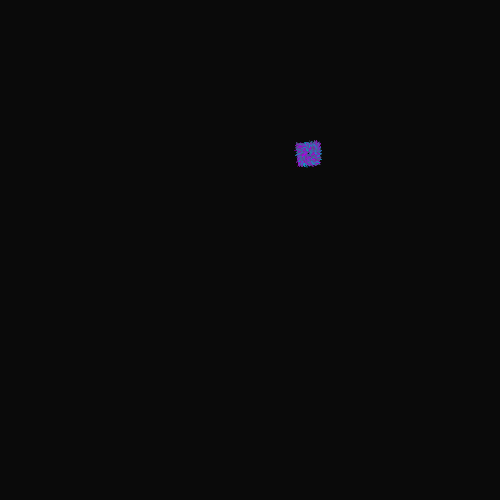
Frame 1 (no input)
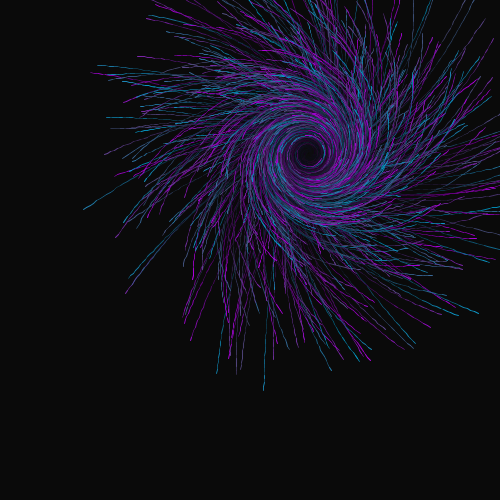
Frame 60 (the mouse pressed at the canvas centre just before this capture)
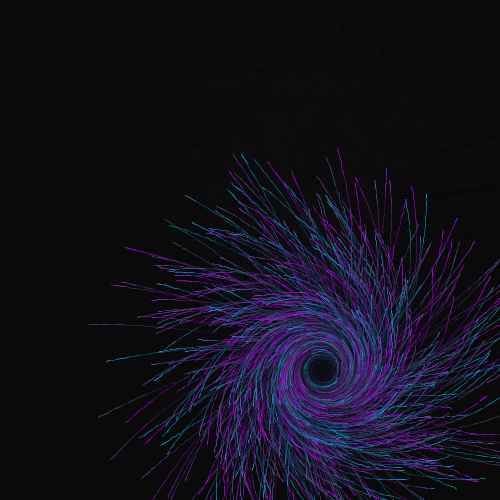
Frame 120 (the mouse held since frame 60 and released just before this capture)

The Processing sketch that drew these frames (run headless with seeded random() and noise(); from frame 60 on, the mouse is pressed at the canvas centre):

// Processing sketch: Spirals
// ── Spirals.pde
PVector zeroPos = new PVector(0, 0);
PVector right = new PVector(1, 0);
PVector left = new PVector(-1, 0);
PVector up = new PVector(0, -1);
PVector down = new PVector(0, 1);

int spiralCount = 1000;
SpiralTrajObject[] spirals;
PVector SpiralCenter = new PVector();

boolean run = true;

void setup()
{
  size(500, 500);

  background(10);

  SetupSpirals();
}

void SetupSpirals()
{
  spirals = new SpiralTrajObject[spiralCount];
  SpiralCenter = GetRandomVector(-width*0.4f, width*0.4f, -height*0.4f, height*0.4f);

  for (int i = 0; i < spirals.length; i++)
  {
    spirals[i] = RandomizeNewSpiral();
  }
}

void mousePressed()
{
  SetupSpirals();
  // run = !run;
}


void draw()
{
  if (!run)
  {
    return;
  }

  stroke(200, 255);
  for (int i = 0; i < spirals.length; i++)
  {
    spirals[i].UpdatePositionAndDraw();
  }

  noStroke();

  fill(10, 10);
  rect(0, 0, width, height);
}

PVector GetRandomVector(float xMin, float xMax, float yMin, float yMax)
{
  return new PVector(random(xMin, xMax), random(yMin, yMax));
}

SpiralTrajObject RandomizeNewSpiral()
{
  PVector centerPos = SpiralCenter;
  PVector offset = GetRandomVector(-10, 10, -10, 10);
  // float radialMulti = random(0.8f, 1.2f);
  float radialMulti = (randomGaussian()*0.3f)+ 0.9f;
  radialMulti *= radialMulti;
  float angularMulti = random(-2.0f, 0.3f);
  angularMulti *= angularMulti;

  if (0.0f < angularMulti && angularMulti <= 0.3f)
  {
    angularMulti = 0.4f;
  }

  float stepSize = random(1.5f, 4.0f);

  float r = random(0, 190);
  float g = 170 - r;
  float b = max(r, g) + 50;

  color newColor = color(r, g, b);

  return new SpiralTrajObject(centerPos, PVector.add(centerPos, offset), radialMulti, angularMulti, stepSize, newColor);
}

// ── SpiralTrajectoryObject.pde
public class SpiralTrajObject
{
  float radialMultiplier;
  float angularMultiplier;
  float spiralStepSize;

  PVector centerPosition;
  PVector velocity;

  PVector currentPosition;
  PVector previousPosition;
  color trailColor;

  SpiralTrajObject(PVector centerPos, PVector startPos, float radial, float angular, float stepSize, color spiralColor)
  {
    centerPosition = centerPos;
    
    radialMultiplier = radial;
    angularMultiplier = angular;
    spiralStepSize = stepSize;
    trailColor = spiralColor;
    
    currentPosition = startPos;
    previousPosition = new PVector(currentPosition.x,currentPosition.y);
    
    velocity = new PVector(0,0);
  }

  void UpdatePositionAndDraw()
  {
    push();
    translate(width/2, height/2);
    previousPosition = new PVector(currentPosition.x,currentPosition.y);

    PVector radialDirection = PVector.sub(currentPosition, centerPosition).normalize();
    PVector angularDirection = new PVector(); 

    // remember: Processing flips the direction of the y-axis, so the positive z-axis points inwards into the screen
    PVector.cross(new PVector(0,0,-1),radialDirection,angularDirection);
    
    radialDirection = radialDirection.mult(radialMultiplier);
    angularDirection = angularDirection.mult(angularMultiplier);
    
    velocity = PVector.add(radialDirection,angularDirection).normalize();
    velocity.mult(spiralStepSize);

    currentPosition = PVector.add(currentPosition,velocity);
     
    stroke(trailColor);
    float thickness = random(0.4f,1.1f);
    strokeWeight(thickness);
    line(previousPosition.x,previousPosition.y,currentPosition.x,currentPosition.y);
    pop();
  }
  
  void PrintCurrentInfo()
  {
    println("Center pos: " + centerPosition);
    println("Previous pos: " + previousPosition);
    println("Velocity: " + velocity);
    println("Current pos: " + currentPosition);
  }
  
}
